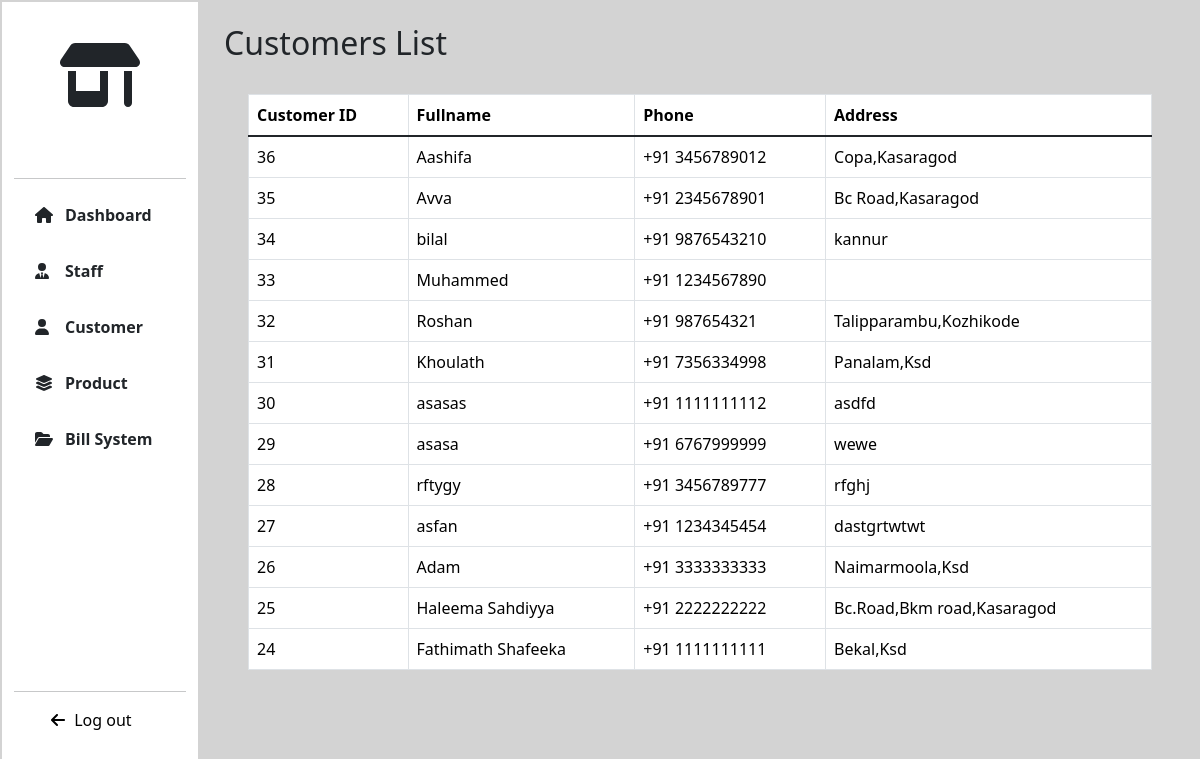
Screenshot of /CUSTOMER/ (signed in) with the database file from the repository.
### CUSTOMER/models.py (models this page shows, shortened)
class Customer(models.Model):
    fullname=models.CharField(max_length=255)
    phone=models.IntegerField(unique=True)
    address=models.TextField()

### CUSTOMER/views.py (the view)
# urls.py: path('',views.customers,name="customers"),
@login_required
def customers(request):
    customers=Customer.objects.all().order_by('-id')
    return render(request,"customers.html",locals())

### Templates/customers.html (shortened to what this page needs)
{% extends 'extends.html' %}
{% load static %}
{% block link %}
<link rel="stylesheet" href="{% static '/CSS/product.css' %}">
{% endblock %}
{% block content %}
<div class="col-lg-10 col-md-9 col-sm-9 page-col p-4">
   <h2>Customers List</h2>
   {% if customers %}
    <div class="table-div p-4">
        <div class="table-responsive" >
        <table class="table table-hover table-bordered">
            <thead>
                <tr>
                    <th scope="col">Customer ID</th>
                    <th scope="col">Fullname</th>
                    <th scope="col">Phone</th>
                    <th scope="col">Address</th>
                </tr>
                </thead>
                <tbody class="table-group-divider">
                {% for customer in customers %}
                    <tr>
                        <td class="text-nowrap">{{ customer.id }}</td>
                        <td class="text-nowrap">{{ customer.fullname }}</td>
                        <td class="text-nowrap">+91 {{ customer.phone }}</td>
                        <td class="text-nowrap">{{ customer.address }}</td>
                    </tr>
                {% endfor %}
                </tbody>
        </table>
        </div>
    </div>
   {% else %}
    <div class="else">
            <div class="p-4 text-center text-box">
            <h4>No Customer found!</h4>
            </div>
    </div>
   {% endif %}
</div>
{% endblock %}

### static/CSS/index.css (style rules this page uses)
body { margin: 0px; padding: 0px; box-sizing: border-box; }

### static/CSS/dashboard.css (style rules this page uses)
.table-responsive { width: 100%; overflow-x: auto; }
.page-col { background-color: lightgray; margin-left: auto; }
.table-div { padding: 4rem 1rem; }

### static/CSS/product.css (style rules this page uses)
.table-div { padding-top:0px; }
.table-responsive { width: 100%; overflow-x: auto; }

### rows the page displays
Customer: id "36", fullname "Aashifa", phone "3456789012", address "Copa,Kasaragod"
Customer: id "35", fullname "Avva", phone "2345678901", address "Bc Road,Kasaragod"
Customer: id "34", fullname "bilal", phone "9876543210", address "kannur"
Customer: id "33", fullname "Muhammed", phone "1234567890"
Customer: id "32", fullname "Roshan", phone "987654321", address "Talipparambu,Kozhikode"
Customer: id "31", fullname "Khoulath", phone "7356334998", address "Panalam,Ksd"
Customer: id "30", fullname "asasas", phone "1111111112", address "asdfd"
Customer: id "29", fullname "asasa", phone "6767999999", address "wewe"
Customer: id "28", fullname "rftygy", phone "3456789777", address "rfghj"
Customer: id "27", fullname "asfan", phone "1234345454", address "dastgrtwtwt"
Customer: id "26", fullname "Adam", phone "3333333333", address "Naimarmoola,Ksd"
Customer: id "25", fullname "Haleema Sahdiyya", phone "2222222222", address "Bc.Road,Bkm road,Kasaragod"
Customer: id "24", fullname "Fathimath Shafeeka", phone "1111111111", address "Bekal,Ksd"
